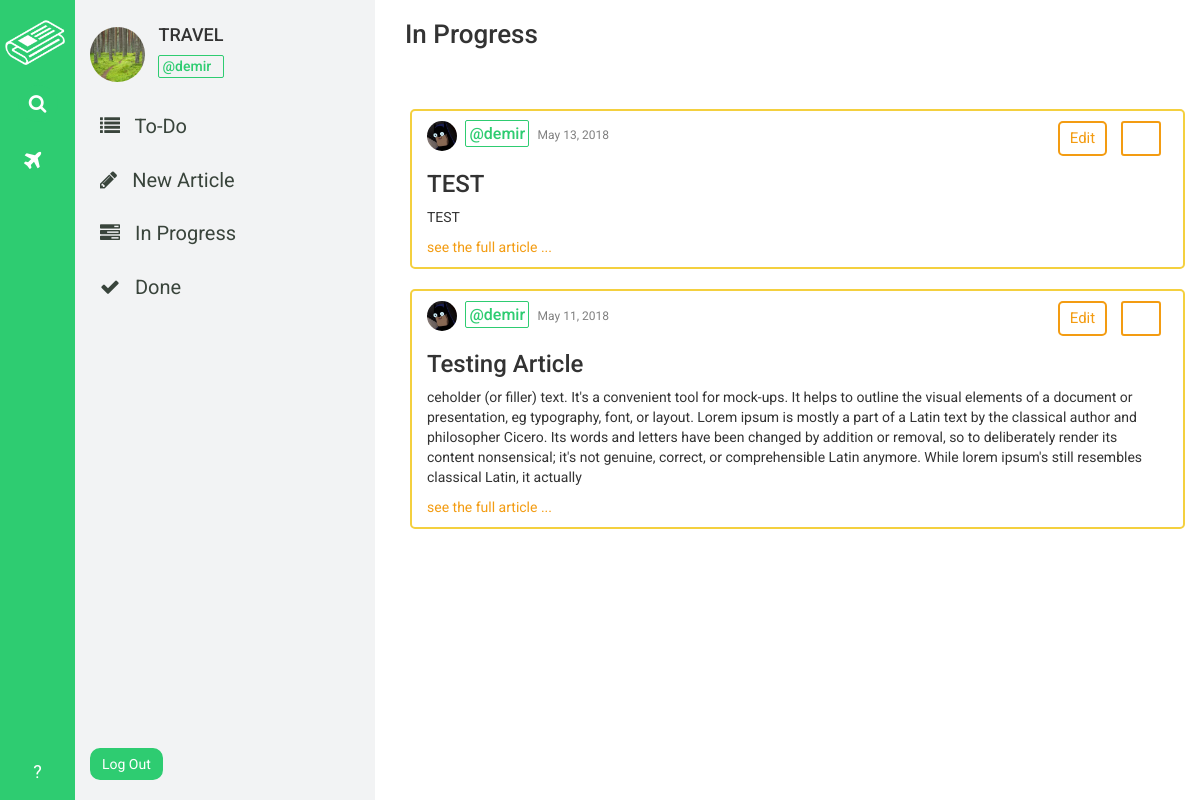
The app's page /desk/TRAVEL/article/progress/ (signed in), older data.
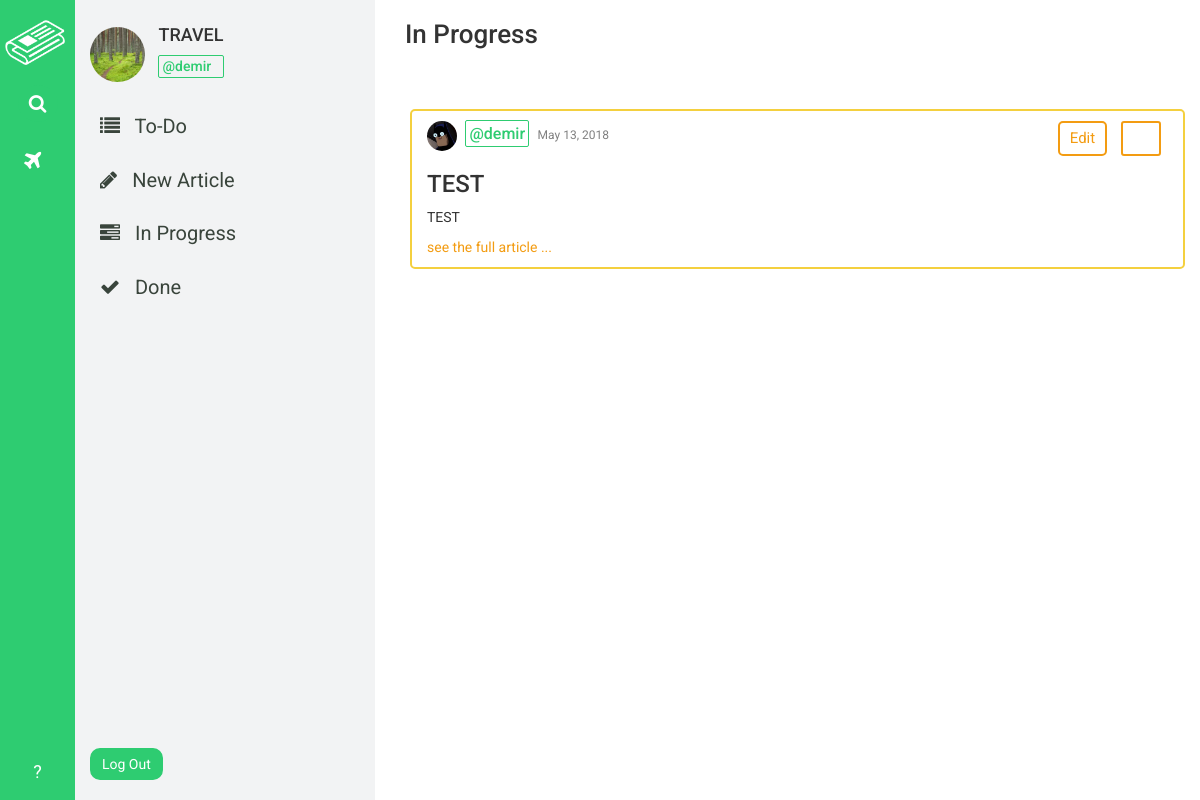
The same page, newer data.
### desk_app/models.py (models this page shows, shortened)
class DeskWorkers(models.Model):
    worker = models.ForeignKey(User, on_delete=models.CASCADE)
    joined_desk = models.ForeignKey(Desk, on_delete=models.CASCADE)

class Desk(models.Model):
    sub_editor = models.ForeignKey(User, on_delete=models.CASCADE)
    image = models.ImageField(
        upload_to='deks_images/', blank=False, null=False
    )
    CATEGORY_CHOICES = (
        ('WORLD', 'fa fa-globe'),
        ('METRO', 'fa fa-building'),
        ('POLITICS', 'fa-flag'),
        ('BUSINESS', 'fa fa-suitcase'),
        ('TECH', 'fa fa-code'),
        ('SCIENCE', 'fa fa-flask'),
        ('OPINION', 'fa fa-gavel'),
        ('HEALTH', 'fa fa-heart'),
        ('SPORTS', 'fa fa-bicycle'),
        ('ARTS', 'fa fa-paint-brush'),
        ('BOOKS', 'fa fa-book'),
        ('STYLE', 'fa fa-eye'),
        ('TRAVEL', 'fa fa-plane'),
        ('MAGAZINE', 'fa fa-file'),
        ('TABLOID', 'fa fa-phone'),
    )
    CATEGORY_COLOR_CHOICES = (
        ('WORLD', '#3498DB'),
        ('METRO', '#2980B9'),
        ('POLITICS', '#5D6D7E'),
        ('BUSINESS', '#2E4053'),
        ('TECH', '#F4D03F'),
        ('SCIENCE', '#2ECC71'),
        ('OPINION', '#9B59B6'),
        ('HEALTH', '#E74C3C'),
        ('SPORTS', '#58D68D'),
        ('ARTS', '#F39C12'),
        ('BOOKS', '#E67E22'),
        ('STYLE', '#F5B7B1'),
        ('TRAVEL', '#BB8FCE'),
        ('MAGAZINE', '#8E44AD'),
        ('TABLOID', '#A569BD'),
    )
    category = models.CharField(max_length=50, choices=CATEGORY_CHOICES)
    category_color = models.CharField(
        max_length=50, choices=CATEGORY_COLOR_CHOICES
    )
    name = models.CharField(max_length=30)
    description = models.TextField()
    creation_date = models.DateField(default=timezone.now)

class Article(models.Model):
    author = models.ForeignKey(User, on_delete=models.CASCADE)
    author_settings = models.ForeignKey(
            ProfileSettings, on_delete=models.CASCADE, null=True
        )
    desk = models.ForeignKey('Desk', on_delete=models.CASCADE, null=True)
    title = models.CharField(max_length=120)
    content = models.TextField()
    publish_date = models.DateField(default=timezone.now)
    category = models.CharField(max_length=50)
    pushed_to_done = models.BooleanField(default=False)
    pushed_to_publish = models.BooleanField(default=False)

### desk_app/views.py (the view)
# urls.py: path("<str:deskname>/article/progress/", views.in_progress, name='in_progress'),
@login_required
def in_progress(request, deskname):
    current_user = get_object_or_404(User, pk=request.user.id)
    desk = get_object_or_404(Desk, name=deskname)
    if request.POST.get("check_button"):
        hidden_id = request.POST.get("hidden_id")
        current_article = get_object_or_404(Article, pk=hidden_id)
        current_article.pushed_to_done = True
        current_article.save()
    try:
        all_articles = Article.objects.filter(pushed_to_done=False).order_by('-publish_date')
    except ObjectDoesNotExist:
        all_articles = None
    try:
        current_user_settings = ProfileSettings.objects.get(user=current_user)
    except ObjectDoesNotExist:
        current_user_settings = None
    try:
        current_user_desks = DeskWorkers.objects.filter(worker=current_user)
    except ObjectDoesNotExist:
        current_user_desks = None
    data = {
        'has_desk_navbar': True,
        'current_user': current_user,
        'desk': desk,
        'current_user_settings': current_user_settings,
        'current_user_desks': current_user_desks,
        'all_articles': all_articles,
    }
    return render(request, 'desk_app/in_progress.html', context=data)

### templates/desk_app/in_progress.html (shortened to what this page needs)
{% extends 'base.html' %}
{% load staticfiles %}
{% block css_link %}
<link rel="stylesheet" href="{% static 'desk_app/css/in_progress.css' %}" />
{% endblock %}
{% block content %}
<div id="wrapper">
  <h3 id="header">In Progress</h3>
  <br />
  <div id="article-container">
    {% for article in all_articles %}
    <div id="article-cell">
      <div id="author-info">
        <img src="{% static 'assets/pp.jpg' %}" alt="pp_image" height="30px" width="30px" />
        {% if article.author == desk.sub_editor %}
          <h4 style="color:#2ECC71; border:#2ECC71 1px solid ; padding:3px; border-radius:2px; font-size:16px">@{{ current_user.username }}</h4>
        {% else %}
          <h4 style="color:#3498DB; border:1px solid #3498DB; padding:3px; border-radius:2px; font-size:16px">@{{ current_user.username }}</h4>
        {% endif %}
        <p>{{ article.publish_date }}</p>
      </div>
      <div id="perform-buttons">
        <a href="{% url 'article_edit' deskname=desk.name article_id=article.id %}">Edit</a>
        <form method="post" action="{% url 'in_progress' deskname=desk.name %}" id="done-form">
          <button type="submit" name="check_button" value="True"><span id="form-span"></span></button>
        </form>
      </div>
      <h3>{{ article.title }}</h3>
      <p>{{ article.content|slice:"0:500" }}</p>
      <a href="{% url 'article_edit' deskname=desk.name article_id=article.id %}">see the full article ...</a>
    </div>
    {% endfor %}
  </div>
</div>
{% endblock %}

### templates/base.html (shortened to what this page needs)
{% load staticfiles %}
<!DOCTYPE html>
<html>
<head>
  <link rel="stylesheet" href="https://maxcdn.bootstrapcdn.com/bootstrap/3.3.7/css/bootstrap.min.css">
  <link rel="stylesheet" href="https://cdnjs.cloudflare.com/ajax/libs/font-awesome/4.7.0/css/font-awesome.min.css">
  <link rel="stylesheet" href="{% static 'base.css' %}">
  {% block css_link %}{% endblock %}
</head>
<body>
  {% if has_desk_navbar == True %}
    <div id="home-navbar-left-part">
      <a href="{% url 'dashboard' %}"><img src="{% static 'assets/white-logo.png' %}" alt="logo"/></a>
      <a id="home-search-link" href=""><p class="text-center"><i class="fa fa-search"></i></p></a>
      <div id="home-desk-links">
        {% for desk in current_user_desks %}
          <a href="{% url 'to_do' deskname=desk.joined_desk.name %}" id="desk-link"><p><i class="{{ desk.joined_desk.get_category_display }}"></i> <span>{{ desk.joined_desk.name }}</span></p></a>
        {% endfor %}
      </div>
      <a id="home-help-link" href="" class="text-center"><p class="text-center">?</p></a>
    </div>
    <div id="home-navbar-right-part">
      <div id="right-part-author-info">
        <img src="{{ desk.image.url }}" alt="Profile photo" height="55px" width="55px" />
        <div id="right-part-author-name">
          <h4> {{ desk.name }}</h4>
          {% if current_user == desk.sub_editor %}
            <h5 style="color:#2ECC71; border:#2ECC71 1px solid ; padding:3px; border-radius:2px;">@{{ current_user.username }}</h5>
          {% else %}
            <h5 style="color:#3498DB; border:1px solid #3498DB; padding:3px; border-radius:2px;">@{{ current_user.username }}</h5>
          {% endif %}
        </div>
      </div>
      <a href="{% url 'to_do' deskname=desk.name %}"><i class="fa fa-list"></i> To-Do</a>
      <a href="{% url 'new_article' deskname=desk.name %}"><i class="fa fa-pencil"></i> New Article</a>
      <a href="{% url 'in_progress' deskname=desk.name %}"><i class="fa fa-tasks"></i> In Progress</a>
      <a href="{% url 'done' deskname=desk.name %}"><i class="fa fa-check"></i> Done</a>
      <form method="POST" action="{% url 'logout' %}" id="logout_form">
        <input type="submit" value="Log Out" />
      </form>
    </div>
  {% endif %}
  {% block content %}{% endblock %}
</body>
</html>

Row changes from the older to the newer data that the page shows:
no longer on this page (row edited): Article: {{ current_user.username }} "demir", publish_date "May 11, 2018", title "Testing Article", content "ceholder (or filler) text. It's a convenient tool for mock-ups. It helps to outline the visual elements of a document or presentation, eg typography, font, or layout. Lorem ipsum is mostly a part of a Latin text by the classical author and philosopher Cicero. Its words and letters have been changed by addition or removal, so to deliberately render its content nonsensical; it's not genuine, correct, or comprehensible Latin anymore. While lorem ipsum's still resembles classical Latin, it actually"
